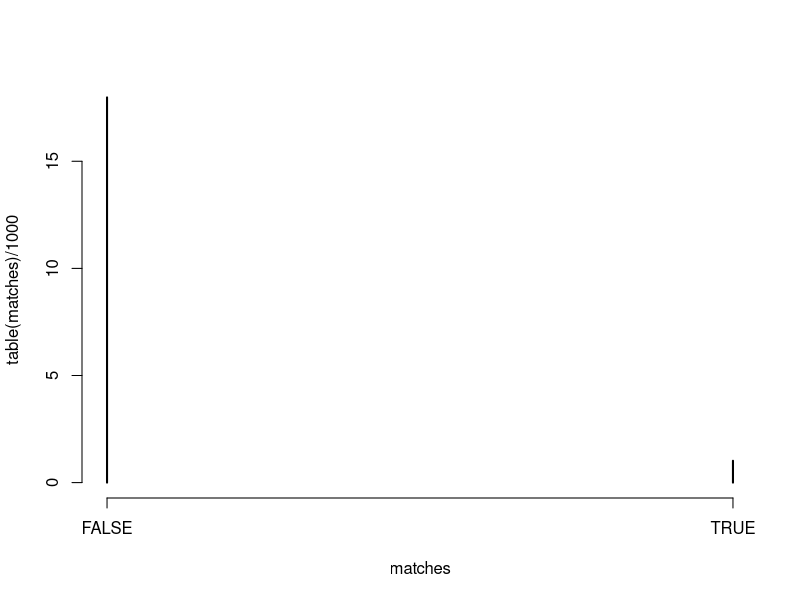
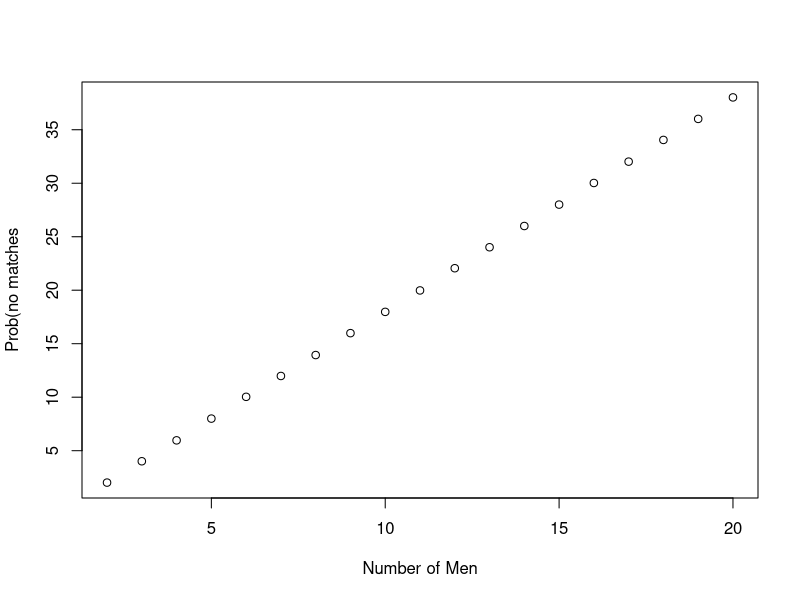
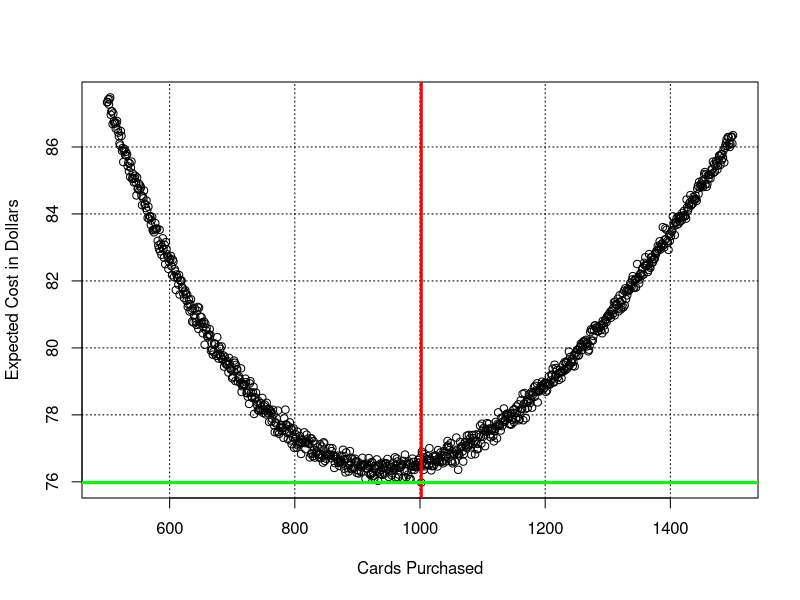
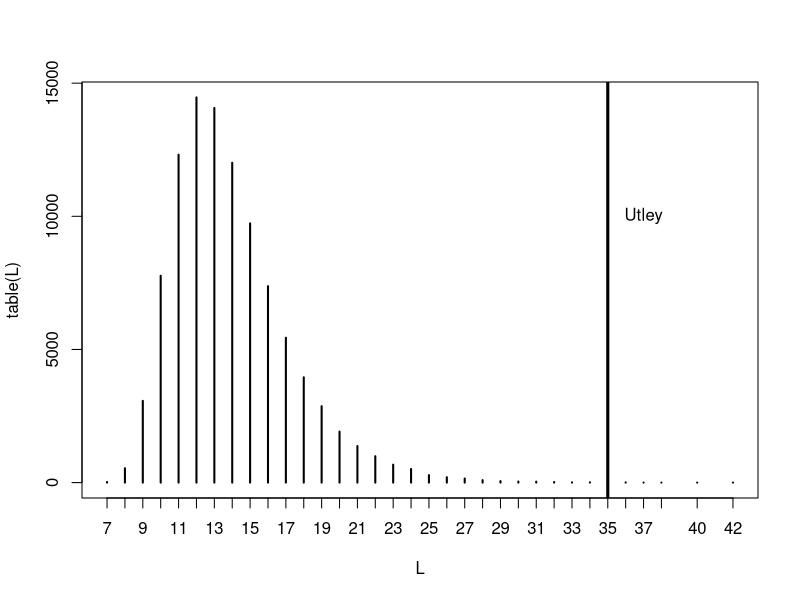

Reproduce these figures in R, in order.

# If there are 10 men, how many will correctly recieve their hats

# Using sample() to simulate the experiment

# n = 10 men, store their hats in vector hats, use sample() to permute
# randomly, store in vector mixed.hats

n = 10
hats = 1:n

mixed.hats = sample(hats)

# summing the total number of hats that matched an index matching between the 2 sets
correct <- sum(hats == mixed.hats)


scramble.hats <- function(n) {
  
  hatList <- list()
  
  for (x in 1:2) {
    for (i in x:n) {
      hatList[[length(hatList) + 1]] <- paste0(x,'-',i)
    }
  }
  hats <- noquote(unlist(hatList))
  mixed.hats <- sample(hats)
  return(hats == mixed.hats)
}



# running each trial of 10, 1000 times
matches <- replicate(1000, scramble.hats(10))

# using table to aggregate the data
plot(table(matches)/1000)

# function for propertion no matches
prop.no.matches <- function(n) {
  matches <- replicate(1000, scramble.hats(n))
  sum(matches == 0)/1000
}

prop.no.matches(20)

# we increased the number of hats to 30, but didnt get more matches than we had with 10
matches <- replicate(1000, scramble.hats(30))

# probability of no matches from 2 to 20 hats
many.probs = sapply(2:20, prop.no.matches)

# plotting the probabilities for no matches many.probs
plot(2:20, many.probs, xlab = "Number of Men", ylab="Prob(no matches", abline(h=0.38))




#####################
# Baseball cards #
#####################

cards = c("Mantle","Aaron","Gehrig","Ruth","Schmidt","Mays","Cobb","DiMaggio","Williams","Foxx")


## Simulate the experiment using sample() function

# Assume each purchased card is equally likely to turn up one of the ten players above
# Assuming independent draws, a purchase of 20 cards can be considered a random sample
# taken with replacement from this vector

samp.cards <- sample(cards, size=20, replace=TRUE)
samp.cards

# We have duplicates, but did we get the full set?

# unique values
unique(samp.cards)


# Lets say that a complete set consists of 586 cards, and we purchased 3000 cards. 
# What would be the chance that we get a complete set?

collector <- function(n,m){
  samp.cards <- sample(1:n, size=m, replace=TRUE)
  ifelse(length(unique(samp.cards)) == n, "Yes","No")
}

collector(586, 3000)

table(replicate(100, collector(586, 3000)))



## Buying an Optimal Number of Cards

# We try to make this more interesting.
# What if the person collecting has a strategy of buying
# small sets to improve his chances of getting a complete
# set? Further, let's say packs of cards cost 5 cents each
# but can also buy individual cards from a deal for 25 cents.

# So the card collector will "fill in the holes" at 25 cents
# a pop.

# On average, what is the cost of this plan? Is there an 
# optimal number of cards purchased that will minimize the
# expected cost?

# We write function collect2() to simulate. Is one
# argument, n.purchased, number of cards purchased. We
# assume cost of a "random" card is cost.rcard = 0.05
# and cost of card from dealer is cost.ncard = 0.25.

# We sample n.purchased cards with replacement from the
# complete set represented by integers 1 thru 586.

# We compute number of random unique cards we collect n.cards
# and number we haven't collected n.missed which we buy
# from dealer.

# Therefore, the random total cost will be:

# COST = cost.rcard x n.purchased+cost.ncard x n.missed


collect2 <- function(n.purchased){
  cost.rcard = 0.05
  cost.ncard = 0.25
  
  samp.cards = sample(1:586, size=n.purchased, replace=TRUE)
  n.cards = length(unique(samp.cards))
  n.missed = 586 - n.cards
  return (n.purchased * cost.rcard + n.missed * cost.ncard)
}

# If I decide to buy 800 cards, whats the expected cost?

# running function 500 times with 800 cards bought
costs = replicate(500, collect2(800))

# Summary shows the distribution of random costs
summary(costs)


# So we write new function expected.cost() that takes 100
# samples of cards, each of size n.purchased and computes
# the average total cost. Note that replicate() does the
# repeated simulations and mean() finds expected cost 
# from vector of total costs.

expected.cost = function(n.purchased){
  mean(replicate(100, collect2(n.purchased)))
}

# Since we want to see how total cost varies as 
# a function of number purchased, we define a vector N as 
# numbers of cards to buy to from 500 to 1500
N = 500:1500

# sapply() operates expected.cost() against N
# we plot expected cost against number of cards
# purchased. Grid is overlaid to help locate minimum
ECOST = sapply(N, expected.cost)
plot(N, ECOST, xlab="Cards Purchased",
     ylab="Expected Cost in Dollars")
grid(col="black")

df <- data.frame(N,ECOST)
optimal <- df[df['ECOST'] == min(df['ECOST'])]
abline(v=optimal[1], col="red", lwd=3)
abline(h=optimal[2], col="green",lwd=3)



## Patterns of Dependence in a Sequence

# Sports fans love athletes who exhibit patterns of extreme
# performance. Records are kept of extreme winning or losing
# patterns, such a getting a base hit in baseball....
# ... a "hitting streak"

# In the 2006 baseball season, Chase Utley of the Philadelphia
# Phillies had a hitting streak of 35 games, one of the best
# in baseball history.

# But how "significant" was this streak. Utley was a good
# hitter anyway, so it might be expected.

# As another example, long runs of heads and tails can be
# observed flipping a coin.

# We investigate with Monte Carlo simulation:

## Writing a Function to Compute Streaks

# We represent hitting success or failure with 0's and 1's

y = c(1, 1, 1, 1, 1, 1, 1, 0, 0, 1, 0, 1, 1, 1, 1)

# What are the lengths of the hitting streaks?

# Add 0's to front and end to bracket it
# 'where' is vector of TRUE's (if 0) and FALSE's (if 1)
# where = (c(0, y, 0) == 0)
# n = length(y)
# 
# # loc.zeros records locations in sequence where 0's occur
# loc.zeros = (0:(n+1))[where]
# loc.zeros
# 
# # compute length of streaks
# streak.lengths = diff(loc.zeros) - 1
# 
# # we remove the zeros
# streak.lengths = streak.lengths[streak.lengths > 0]
# streak.lengths

# Write function longest.streak by taking the max() of the above vector

longest.streak = function(y){
  where = c(0, y, 0) == 0
  n = length(y)
  loc.zeros = (0:(n+1))[where]
  streak.lengths = diff(loc.zeros)
  streak.lengths = streak.lengths[streak.lengths > 0]
  return(max(streak.lengths))
}

setwd("C:/mdtapps/GitRepositories/R-Coding-Projects")

dat <- read.table("utley2006.txt", header=TRUE, sep="\t")
utley <- as.numeric(dat$H > 0)

longest.streak(utley)


# So Utley's longest streak in 2006 was 35 games.

## Writing a Function to Simulate Hitting Data

# We apply Monte Carlo to understand "significance"
# Utley played in 160 games and hit in 116 of them

# What if 116 "hit" games were randomly distributed?
# The what would be length of longest sequence?

# write function random.streak() with binary sequence y as argument
random.streak = function(y) {
  # first, randomly permute y and store in mixed.up.y
  mixed.up.y = sample(y)
  # then find longest streak of 1's in vector mixed.up.y
  longest.streak(mixed.up.y)
}

# replicate random.streak 100000 times, store in L
L = replicate(100000, random.streak(utley))
# tabulate values in L and plot
plot(table(L))
# superimpose line for 2006 season
abline(v=35, lwd=3)

text(37, 10000, "Utley")



switch <- function(x) {
  switchList = list()
  h <- unlist(dat["H"])
  x <- as.integer((c(0, h, 0) == 0))
  for (i in 1:(length(x)-1)){
      if (x[i] != x[i+1]){
        switchList[i] <- noquote(paste(x[i],x[i+1]))
      }
  }
  return(unlist(noquote(switchList)))
}

switch(v)










